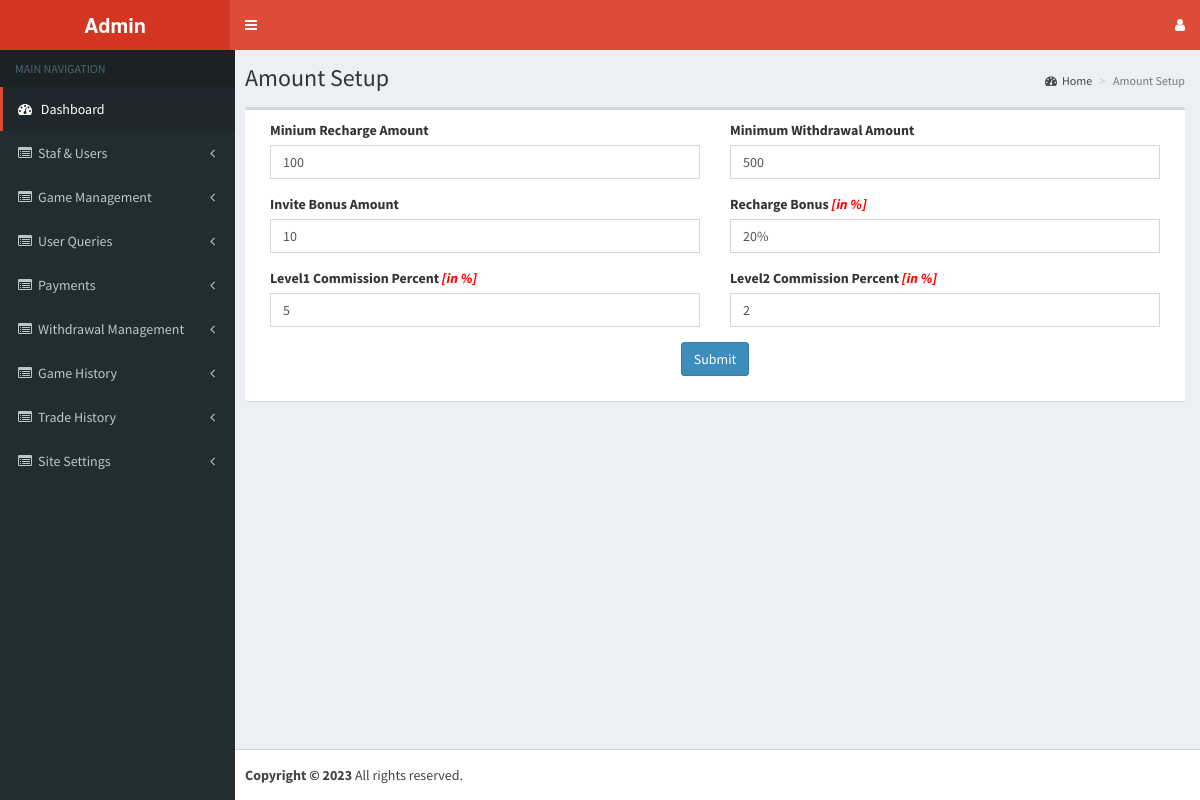
Screenshot of /admin/manage_amount.php (signed in) with the database file from the repository.
### tables this page shows
CREATE TABLE `services` (
  `id` int(11) NOT NULL,
  `services` varchar(255) NOT NULL,
  `url` varchar(255) NOT NULL,
  `status` varchar(255) NOT NULL
);

CREATE TABLE `tbl_paymentsetting` (
  `id` int(11) NOT NULL,
  `rechargeamount` varchar(500) NOT NULL,
  `withdrawalamount` varchar(500) NOT NULL,
  `bonusamount` varchar(500) NOT NULL,
  `rechargebonus` varchar(500) NOT NULL COMMENT 'in%age',
  `level1` varchar(300) NOT NULL COMMENT 'In%age',
  `level2` varchar(300) NOT NULL COMMENT 'In%age'
);

### admin/manage_amount.php (the view, shortened to what this page needs)
<?php
include ("include/connection.php");
?>
<!DOCTYPE html>
<html>
<head>
  <link rel="stylesheet" href="bootstrap/css/bootstrap.min.css">
  <link rel="stylesheet" href="https://cdnjs.cloudflare.com/ajax/libs/font-awesome/4.5.0/css/font-awesome.min.css">
  <link rel="stylesheet" href="https://cdnjs.cloudflare.com/ajax/libs/ionicons/2.0.1/css/ionicons.min.css">
  <link rel="stylesheet" href="dist/css/AdminLTE.min.css">
  <link rel="stylesheet" href="dist/css/skins/_all-skins.min.css">
  <link rel="stylesheet" href="plugins/iCheck/flat/blue.css">
  <link rel="stylesheet" href="plugins/morris/morris.css">
  <link rel="stylesheet" href="plugins/jvectormap/jquery-jvectormap-1.2.2.css">
  <link rel="stylesheet" href="plugins/datepicker/datepicker3.css">
  <link rel="stylesheet" href="plugins/daterangepicker/daterangepicker-bs3.css">
  <link rel="stylesheet" href="plugins/bootstrap-wysihtml5/bootstrap3-wysihtml5.min.css">
<link rel="stylesheet" href="plugins/datatables/dataTables.bootstrap.css">
<link rel="stylesheet" href="plugins/select2/select2.min.css">
<link rel="stylesheet" href="plugins/iCheck/all.css">
<link rel="stylesheet" type="text/css" href="css/jquery.multiselect.css" />
<link rel="stylesheet" type="text/css" href="css/jquery-ui.css" />
  <link rel="stylesheet" href="css/style.css">
</head>
<body class="hold-transition skin-red sidebar-mini">
<div class="wrapper">
<?php include ("include/header.inc.php");?>
 <?php include ("include/navigation.inc.php");
 $sql="select* FROM `tbl_paymentsetting` WHERE id='1'";
$query=mysqli_query($con,$sql);
$role=mysqli_fetch_array($query);
 ?>
  <div class="content-wrapper">
    <section class="content-header">
      <h1>Amount Setup</h1>
      <ol class="breadcrumb">
        <li><a href="desktop.php"><i class="fa fa-dashboard"></i>Home</a></li>
        <li class="active">Amount Setup</li>
      </ol>
    </section>
    <section class="content">
      <div class="row">
      <div class="col-xs-12 text-center">
          <?php if(isset($_GET['msg'])=="updt"){ ?>
              <span class="text-center red_txt">Update Successfully......</span><?php  } ?></div>
        <div class="col-xs-12">
          <div class="box">
      <form id="formID" name="formID" method="post" action="<?php echo $_SERVER['PHP_SELF'];?>" enctype="multipart/form-data">
            <div class="box-body">
<div class="col-sm-6">
              <div class="form-group">
              <label>Minium Recharge Amount</label>
              <input type="text" class="form-control" onkeypress="return isNumber(event)" name="mra" id="mra" required value="<?php echo $role['rechargeamount'];?>">
              </div>
              </div>
  <div class="col-sm-6">
              <div class="form-group">
              <label>Minimum Withdrawal Amount</label>
              <input type="text" class="form-control" onkeypress="return isNumber(event)" name="mwa" id="mwa" required value="<?php echo $role['withdrawalamount'];?>">
              </div>
              </div>
 <div class="col-sm-6">
              <div class="form-group">
              <label>Invite Bonus Amount</label>
              <input type="text" class="form-control" onkeypress="return isNumber(event)" name="ib" id="ib" required value="<?php echo $role['bonusamount'];?>">
              </div>
              </div>
<div class="col-sm-6">
              <div class="form-group">
              <label>Recharge Bonus <i class="red_txt">[in %]</i></label>
              <input type="text" class="form-control" onkeypress="return isNumber(event)" name="rb" id="rb" required value="<?php echo $role['rechargebonus'];?>">
              </div>
              </div>
 <div class="col-sm-6">
              <div class="form-group">
              <label>Level1 Commission Percent <i class="red_txt">[in %]</i></label>
              <input type="text" class="form-control" name="level1" id="level1" required value="<?php echo $role['level1'];?>">
              </div>
              </div>
<div class="col-sm-6">
              <div class="form-group">
              <label>Level2 Commission Percent <i class="red_txt">[in %]</i></label>
              <input type="text" class="form-control"  name="level2" id="level2" required value="<?php echo $role['level2'];?>">
              </div>
              </div>
             <div class="clearfix"></div>
              <div class="form-group">
              <div class="text-center">
 <input type="submit" class="btn btn-primary" value="Submit"  name="submit" ></div>
                </div>
               </div>
          </form>
          </div>
        </div>
      </div>
    </section>
  </div>
<?php include("include/footer.inc.php"); ?>
</div>
</body>
</html>

### admin/include/navigation.inc.php (shortened to what this page needs)
<aside class="main-sidebar">
  <section class="sidebar">
    <ul class="sidebar-menu">
      <li class="header">MAIN NAVIGATION</li>
      <?php $session_role=$_SESSION['role_id'];
$url = basename($_SERVER['PHP_SELF']) . '';
$chkurl=mysqli_query($con,"select `id`,`p_id` from `child_menu` where `url`='".$url."' and `status`='1'");
$chkurl_result=mysqli_fetch_array($chkurl);
$chk= $chkurl_result['p_id'];
$valurl=mysqli_query($con,"SELECT * FROM `task` where `role_id`='".$session_role."' And task  like '%$chk%' and `status`='1'");
$val_row=mysqli_num_rows($valurl);
if($val_row=='0'){
session_start();
session_unset();
session_destroy();
header("location:index.php?msg1=notauthorized");
	}else{
$task=mysqli_query($con,"select * from `task` where `role_id`='".$session_role."' and `status`='1'");
$task_result=mysqli_fetch_array($task);
$taskid=$task_result['task'];
$parent=mysqli_query($con,"Select * from `services` where id in($taskid) And `status`='1'");
	while(@$parent_array=mysqli_fetch_array($parent)){
		if($parent_array['url']=='desktop.php'){
		?>
      <li class="active treeview"> <a href="<?php echo $parent_array['url']; ?>"> <i class="fa fa-dashboard"></i> <span><?php echo $parent_array['services']; ?></span> </a></li>
      <?php }
      	else if($parent_array['url']=='manage_user.php'){
		?>
      <li class="treeview"> <a href="<?php echo $parent_array['url']; ?>"> <i class="fa fa-list-alt"></i> <span><?php echo $parent_array['services']; ?></span> </a></li>
      <?php }
      else if($parent_array['url']=='manage_tradehistory.php'){
		?>
      <li class="treeview"> <a href="<?php echo $parent_array['url']; ?>"> <i class="fa fa-list-alt"></i> <span><?php echo $parent_array['services']; ?></span> </a></li>
      <?php }
       else if($parent_array['url']=='reward_system.php'){
		?>
      <li class="treeview"> <a href="<?php echo $parent_array['url']; ?>"> <i class="fa fa-list-alt"></i> <span><?php echo $parent_array['services']; ?></span> </a></li>
      <?php }
       else if($parent_array['url']=='manage_winresult.php'){
		?>
      <li class="treeview"> <a href="<?php echo $parent_array['url']; ?>"> <i class="fa fa-list-alt"></i> <span><?php echo $parent_array['services']; ?></span> </a></li>
      <?php }
       else if($parent_array['url']=='manage_transaction.php'){
		?>
      <li class="treeview"> <a href="<?php echo $parent_array['url']; ?>"> <i class="fa fa-list-alt"></i> <span><?php echo $parent_array['services']; ?></span> </a></li>
      <?php }
       else if($parent_array['url']=='current_game_report.php'){
		?>
      <li class="treeview"> <a href="<?php echo $parent_array['url']; ?>"> <i class="fa fa-list-alt"></i> <span><?php echo $parent_array['services']; ?></span> </a></li>
      <?php }
      else if($parent_array['url']=='user_bet_records.php'){
		?>
      <li class="treeview"> <a href="<?php echo $parent_array['url']; ?>"> <i class="fa fa-list-alt"></i> <span><?php echo $parent_array['services']; ?></span> </a></li>
      <?php }
      else if($parent_array['url']=='user_result.php'){
		?>
      <li class="treeview"> <a href="<?php echo $parent_array['url']; ?>"> <i class="fa fa-list-alt"></i> <span><?php echo $parent_array['services']; ?></span> </a></li>
      <?php }
       else if($parent_array['url']=='red_envelope.php'){
		?>
      <li class="treeview"> <a href="<?php echo $parent_array['url']; ?>"> <i class="fa fa-list-alt"></i> <span><?php echo $parent_array['services']; ?></span> </a></li>
      <?php }
      else{?>
      <li class="treeview"> <a href="<?php echo $parent_array['url']; ?>"> <i class="fa fa-list-alt"></i><span><?php echo $parent_array['services']; ?></span><i class="fa fa-angle-left pull-right"></i></a>
      </li>
      <?php }
	 }}
	 ?>
    </ul>
  </section><br />
</aside>

### rows the page displays
services: services "Dashboard"
services: services "Staf & Users"
services: services "Game Management"
services: services "User Queries"
services: services "Payments"
services: services "Withdrawal Management"
services: services "Game History"
services: services "Trade History"
services: services "Site Settings"
tbl_paymentsetting: mra "100", mwa "500", ib "10", rb "20%", level1 "5", level2 "2"
